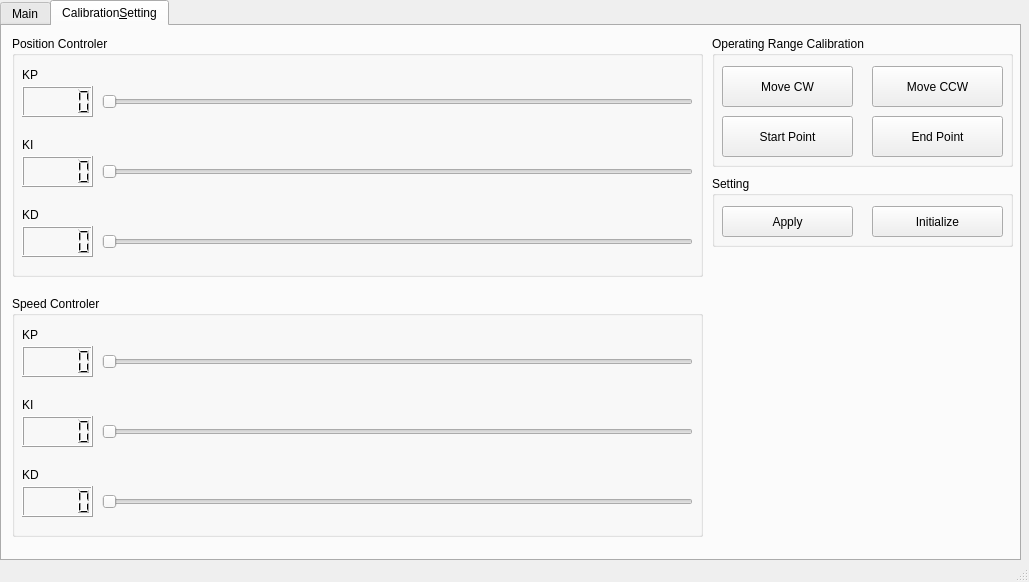
<?xml version="1.0" encoding="UTF-8"?>
<ui version="4.0">
 <class>MainWindow</class>
 <widget class="QMainWindow" name="MainWindow">
  <property name="geometry">
   <rect>
    <x>0</x>
    <y>0</y>
    <width>1029</width>
    <height>582</height>
   </rect>
  </property>
  <property name="windowTitle">
   <string>MainWindow</string>
  </property>
  <widget class="QWidget" name="centralwidget">
   <widget class="QTabWidget" name="tabWidget">
    <property name="geometry">
     <rect>
      <x>0</x>
      <y>0</y>
      <width>1021</width>
      <height>561</height>
     </rect>
    </property>
    <property name="sizePolicy">
     <sizepolicy hsizetype="Expanding" vsizetype="Expanding">
      <horstretch>0</horstretch>
      <verstretch>0</verstretch>
     </sizepolicy>
    </property>
    <property name="currentIndex">
     <number>1</number>
    </property>
    <widget class="QWidget" name="tab">
     <attribute name="title">
      <string>Main</string>
     </attribute>
     <widget class="QSlider" name="slider">
      <property name="geometry">
       <rect>
        <x>920</x>
        <y>10</y>
        <width>91</width>
        <height>451</height>
       </rect>
      </property>
      <property name="orientation">
       <enum>Qt::Vertical</enum>
      </property>
      <property name="tickPosition">
       <enum>QSlider::NoTicks</enum>
      </property>
     </widget>
     <widget class="QGroupBox" name="groupBox_3">
      <property name="geometry">
       <rect>
        <x>10</x>
        <y>290</y>
        <width>171</width>
        <height>221</height>
       </rect>
      </property>
      <property name="title">
       <string>Graph</string>
      </property>
      <widget class="QPushButton" name="btn_graph1">
       <property name="geometry">
        <rect>
         <x>10</x>
         <y>20</y>
         <width>141</width>
         <height>41</height>
        </rect>
       </property>
       <property name="text">
        <string>flow rate</string>
       </property>
      </widget>
      <widget class="QPushButton" name="btn_graph2">
       <property name="geometry">
        <rect>
         <x>10</x>
         <y>70</y>
         <width>141</width>
         <height>41</height>
        </rect>
       </property>
       <property name="text">
        <string>pressure</string>
       </property>
      </widget>
      <widget class="QPushButton" name="btn_graph3">
       <property name="geometry">
        <rect>
         <x>10</x>
         <y>120</y>
         <width>141</width>
         <height>41</height>
        </rect>
       </property>
       <property name="text">
        <string>position</string>
       </property>
      </widget>
      <widget class="QPushButton" name="btn_graph4">
       <property name="geometry">
        <rect>
         <x>10</x>
         <y>170</y>
         <width>141</width>
         <height>41</height>
        </rect>
       </property>
       <property name="autoFillBackground">
        <bool>false</bool>
       </property>
       <property name="text">
        <string>speed</string>
       </property>
       <property name="autoRepeatDelay">
        <number>50</number>
       </property>
       <property name="autoRepeatInterval">
        <number>50</number>
       </property>
      </widget>
     </widget>
     <widget class="Line" name="line">
      <property name="geometry">
       <rect>
        <x>900</x>
        <y>0</y>
        <width>20</width>
        <height>511</height>
       </rect>
      </property>
      <property name="orientation">
       <enum>Qt::Vertical</enum>
      </property>
     </widget>
     <widget class="QGroupBox" name="groupBox_2">
      <property name="geometry">
       <rect>
        <x>10</x>
        <y>60</y>
        <width>171</width>
        <height>221</height>
       </rect>
      </property>
      <property name="title">
       <string>Modes</string>
      </property>
      <widget class="QPushButton" name="btn_mode1">
       <property name="geometry">
        <rect>
         <x>10</x>
         <y>20</y>
         <width>141</width>
         <height>41</height>
        </rect>
       </property>
       <property name="text">
        <string>Mode1</string>
       </property>
       <property name="autoRepeatDelay">
        <number>50</number>
       </property>
       <property name="autoRepeatInterval">
        <number>50</number>
       </property>
      </widget>
      <widget class="QPushButton" name="btn_mode2">
       <property name="geometry">
        <rect>
         <x>10</x>
         <y>70</y>
         <width>141</width>
         <height>41</height>
        </rect>
       </property>
       <property name="text">
        <string>Mode2</string>
       </property>
       <property name="autoRepeatDelay">
        <number>50</number>
       </property>
       <property name="autoRepeatInterval">
        <number>50</number>
       </property>
      </widget>
      <widget class="QPushButton" name="btn_mode3">
       <property name="geometry">
        <rect>
         <x>10</x>
         <y>120</y>
         <width>141</width>
         <height>41</height>
        </rect>
       </property>
       <property name="text">
        <string>Mode3</string>
       </property>
       <property name="autoRepeatDelay">
        <number>50</number>
       </property>
       <property name="autoRepeatInterval">
        <number>50</number>
       </property>
      </widget>
      <widget class="QPushButton" name="btn_mode4">
       <property name="geometry">
        <rect>
         <x>10</x>
         <y>170</y>
         <width>141</width>
         <height>41</height>
        </rect>
       </property>
       <property name="text">
        <string>Mode4</string>
       </property>
       <property name="autoRepeatDelay">
        <number>50</number>
       </property>
       <property name="autoRepeatInterval">
        <number>50</number>
       </property>
      </widget>
     </widget>
     <widget class="QWidget" name="verticalLayoutWidget">
      <property name="geometry">
       <rect>
        <x>190</x>
        <y>0</y>
        <width>711</width>
        <height>511</height>
       </rect>
      </property>
      <layout class="QVBoxLayout" name="verticalLayout"/>
     </widget>
     <widget class="QPushButton" name="btn_start">
      <property name="geometry">
       <rect>
        <x>20</x>
        <y>10</y>
        <width>71</width>
        <height>41</height>
       </rect>
      </property>
      <property name="text">
       <string>Start</string>
      </property>
      <property name="iconSize">
       <size>
        <width>20</width>
        <height>20</height>
       </size>
      </property>
     </widget>
     <widget class="QPushButton" name="btn_stop">
      <property name="geometry">
       <rect>
        <x>100</x>
        <y>10</y>
        <width>71</width>
        <height>41</height>
       </rect>
      </property>
      <property name="text">
       <string>Stop</string>
      </property>
      <property name="iconSize">
       <size>
        <width>20</width>
        <height>20</height>
       </size>
      </property>
     </widget>
     <widget class="QLabel" name="label_4">
      <property name="geometry">
       <rect>
        <x>940</x>
        <y>500</y>
        <width>61</width>
        <height>21</height>
       </rect>
      </property>
      <property name="font">
       <font>
        <pointsize>13</pointsize>
       </font>
      </property>
      <property name="text">
       <string>Speed</string>
      </property>
     </widget>
     <widget class="QLCDNumber" name="lcd_speed">
      <property name="geometry">
       <rect>
        <x>920</x>
        <y>470</y>
        <width>91</width>
        <height>31</height>
       </rect>
      </property>
     </widget>
    </widget>
    <widget class="QWidget" name="tab_2">
     <attribute name="title">
      <string>Calibration&amp;Setting</string>
     </attribute>
     <widget class="QGroupBox" name="groupBox_7">
      <property name="geometry">
       <rect>
        <x>10</x>
        <y>10</y>
        <width>691</width>
        <height>241</height>
       </rect>
      </property>
      <property name="title">
       <string>Position Controler</string>
      </property>
      <widget class="QSlider" name="pos_kp_slider">
       <property name="geometry">
        <rect>
         <x>90</x>
         <y>40</y>
         <width>591</width>
         <height>51</height>
        </rect>
       </property>
       <property name="minimum">
        <number>1</number>
       </property>
       <property name="maximum">
        <number>254</number>
       </property>
       <property name="orientation">
        <enum>Qt::Horizontal</enum>
       </property>
      </widget>
      <widget class="QSlider" name="pos_ki_slider">
       <property name="geometry">
        <rect>
         <x>90</x>
         <y>110</y>
         <width>591</width>
         <height>51</height>
        </rect>
       </property>
       <property name="maximum">
        <number>254</number>
       </property>
       <property name="orientation">
        <enum>Qt::Horizontal</enum>
       </property>
      </widget>
      <widget class="QSlider" name="pos_kd_slider">
       <property name="geometry">
        <rect>
         <x>90</x>
         <y>180</y>
         <width>591</width>
         <height>51</height>
        </rect>
       </property>
       <property name="maximum">
        <number>254</number>
       </property>
       <property name="orientation">
        <enum>Qt::Horizontal</enum>
       </property>
      </widget>
      <widget class="QLCDNumber" name="pos_kp_lcd">
       <property name="geometry">
        <rect>
         <x>10</x>
         <y>50</y>
         <width>71</width>
         <height>31</height>
        </rect>
       </property>
       <property name="digitCount">
        <number>5</number>
       </property>
      </widget>
      <widget class="QLabel" name="label">
       <property name="geometry">
        <rect>
         <x>10</x>
         <y>30</y>
         <width>67</width>
         <height>17</height>
        </rect>
       </property>
       <property name="text">
        <string>KP</string>
       </property>
      </widget>
      <widget class="QLabel" name="label_2">
       <property name="geometry">
        <rect>
         <x>10</x>
         <y>100</y>
         <width>67</width>
         <height>17</height>
        </rect>
       </property>
       <property name="text">
        <string>KI</string>
       </property>
      </widget>
      <widget class="QLCDNumber" name="pos_ki_lcd">
       <property name="geometry">
        <rect>
         <x>10</x>
         <y>120</y>
         <width>71</width>
         <height>31</height>
        </rect>
       </property>
      </widget>
      <widget class="QLabel" name="label_3">
       <property name="geometry">
        <rect>
         <x>10</x>
         <y>170</y>
         <width>67</width>
         <height>17</height>
        </rect>
       </property>
       <property name="text">
        <string>KD</string>
       </property>
      </widget>
      <widget class="QLCDNumber" name="pos_kd_lcd">
       <property name="geometry">
        <rect>
         <x>10</x>
         <y>190</y>
         <width>71</width>
         <height>31</height>
        </rect>
       </property>
      </widget>
     </widget>
     <widget class="QGroupBox" name="groupBox_8">
      <property name="geometry">
       <rect>
        <x>10</x>
        <y>270</y>
        <width>691</width>
        <height>241</height>
       </rect>
      </property>
      <property name="title">
       <string>Speed Controler</string>
      </property>
      <widget class="QSlider" name="speed_kp_slider">
       <property name="geometry">
        <rect>
         <x>90</x>
         <y>40</y>
         <width>591</width>
         <height>51</height>
        </rect>
       </property>
       <property name="minimum">
        <number>1</number>
       </property>
       <property name="maximum">
        <number>254</number>
       </property>
       <property name="orientation">
        <enum>Qt::Horizontal</enum>
       </property>
      </widget>
      <widget class="QSlider" name="speed_ki_slider">
       <property name="geometry">
        <rect>
         <x>90</x>
         <y>110</y>
         <width>591</width>
         <height>51</height>
        </rect>
       </property>
       <property name="maximum">
        <number>254</number>
       </property>
       <property name="orientation">
        <enum>Qt::Horizontal</enum>
       </property>
      </widget>
      <widget class="QSlider" name="speed_kd_slider">
       <property name="geometry">
        <rect>
         <x>90</x>
         <y>180</y>
         <width>591</width>
         <height>51</height>
        </rect>
       </property>
       <property name="maximum">
        <number>254</number>
       </property>
       <property name="orientation">
        <enum>Qt::Horizontal</enum>
       </property>
      </widget>
      <widget class="QLCDNumber" name="speed_kp_lcd">
       <property name="geometry">
        <rect>
         <x>10</x>
         <y>50</y>
         <width>71</width>
         <height>31</height>
        </rect>
       </property>
      </widget>
      <widget class="QLabel" name="label_13">
       <property name="geometry">
        <rect>
         <x>10</x>
         <y>30</y>
         <width>67</width>
         <height>17</height>
        </rect>
       </property>
       <property name="text">
        <string>KP</string>
       </property>
      </widget>
      <widget class="QLabel" name="label_14">
       <property name="geometry">
        <rect>
         <x>10</x>
         <y>100</y>
         <width>67</width>
         <height>17</height>
        </rect>
       </property>
       <property name="text">
        <string>KI</string>
       </property>
      </widget>
      <widget class="QLCDNumber" name="speed_ki_lcd">
       <property name="geometry">
        <rect>
         <x>10</x>
         <y>120</y>
         <width>71</width>
         <height>31</height>
        </rect>
       </property>
      </widget>
      <widget class="QLabel" name="label_15">
       <property name="geometry">
        <rect>
         <x>10</x>
         <y>170</y>
         <width>67</width>
         <height>17</height>
        </rect>
       </property>
       <property name="text">
        <string>KD</string>
       </property>
      </widget>
      <widget class="QLCDNumber" name="speed_kd_lcd">
       <property name="geometry">
        <rect>
         <x>10</x>
         <y>190</y>
         <width>71</width>
         <height>31</height>
        </rect>
       </property>
      </widget>
     </widget>
     <widget class="QGroupBox" name="groupBox">
      <property name="geometry">
       <rect>
        <x>710</x>
        <y>10</y>
        <width>301</width>
        <height>131</height>
       </rect>
      </property>
      <property name="title">
       <string>Operating Range Calibration</string>
      </property>
      <widget class="QPushButton" name="move_cw">
       <property name="geometry">
        <rect>
         <x>10</x>
         <y>30</y>
         <width>131</width>
         <height>41</height>
        </rect>
       </property>
       <property name="text">
        <string>Move CW</string>
       </property>
      </widget>
      <widget class="QPushButton" name="set_start">
       <property name="geometry">
        <rect>
         <x>10</x>
         <y>80</y>
         <width>131</width>
         <height>41</height>
        </rect>
       </property>
       <property name="text">
        <string>Start Point</string>
       </property>
      </widget>
      <widget class="QPushButton" name="move_ccw">
       <property name="geometry">
        <rect>
         <x>160</x>
         <y>30</y>
         <width>131</width>
         <height>41</height>
        </rect>
       </property>
       <property name="text">
        <string>Move CCW</string>
       </property>
      </widget>
      <widget class="QPushButton" name="set_end">
       <property name="geometry">
        <rect>
         <x>160</x>
         <y>80</y>
         <width>131</width>
         <height>41</height>
        </rect>
       </property>
       <property name="text">
        <string>End Point</string>
       </property>
      </widget>
     </widget>
     <widget class="QGroupBox" name="groupBox_4">
      <property name="geometry">
       <rect>
        <x>710</x>
        <y>150</y>
        <width>301</width>
        <height>71</height>
       </rect>
      </property>
      <property name="title">
       <string>Setting</string>
      </property>
      <widget class="QPushButton" name="apply_setting">
       <property name="geometry">
        <rect>
         <x>10</x>
         <y>30</y>
         <width>131</width>
         <height>31</height>
        </rect>
       </property>
       <property name="text">
        <string>Apply</string>
       </property>
      </widget>
      <widget class="QPushButton" name="init_setting">
       <property name="geometry">
        <rect>
         <x>160</x>
         <y>30</y>
         <width>131</width>
         <height>31</height>
        </rect>
       </property>
       <property name="text">
        <string>Initialize</string>
       </property>
      </widget>
     </widget>
    </widget>
   </widget>
  </widget>
  <widget class="QStatusBar" name="statusbar"/>
 </widget>
 <resources/>
 <connections/>
</ui>
